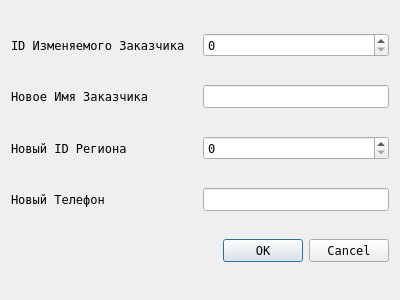
<?xml version="1.0" encoding="UTF-8"?>
<ui version="4.0">
 <class>Dialog</class>
 <widget class="QDialog" name="Dialog">
  <property name="geometry">
   <rect>
    <x>0</x>
    <y>0</y>
    <width>400</width>
    <height>300</height>
   </rect>
  </property>
  <property name="font">
   <font>
    <family>Fixedsys</family>
    <pointsize>9</pointsize>
    <italic>false</italic>
    <bold>false</bold>
   </font>
  </property>
  <property name="windowTitle">
   <string>Обновление Заказчика</string>
  </property>
  <property name="styleSheet">
   <string notr="true">font: 9pt &quot;Fixedsys&quot;;</string>
  </property>
  <layout class="QVBoxLayout" name="verticalLayout">
   <item>
    <layout class="QHBoxLayout" name="horizontalLayout_4">
     <item>
      <widget class="QLabel" name="label_4">
       <property name="text">
        <string>ID Изменяемого Заказчика</string>
       </property>
      </widget>
     </item>
     <item>
      <widget class="QSpinBox" name="spinBox_2"/>
     </item>
    </layout>
   </item>
   <item>
    <layout class="QHBoxLayout" name="horizontalLayout_3">
     <item>
      <widget class="QLabel" name="label">
       <property name="text">
        <string>Новое Имя Заказчика</string>
       </property>
      </widget>
     </item>
     <item>
      <widget class="QLineEdit" name="lineEdit_2">
       <property name="sizePolicy">
        <sizepolicy hsizetype="Minimum" vsizetype="Fixed">
         <horstretch>0</horstretch>
         <verstretch>0</verstretch>
        </sizepolicy>
       </property>
      </widget>
     </item>
    </layout>
   </item>
   <item>
    <layout class="QHBoxLayout" name="horizontalLayout">
     <item>
      <widget class="QLabel" name="label_2">
       <property name="text">
        <string>Новый ID Региона</string>
       </property>
      </widget>
     </item>
     <item>
      <widget class="QSpinBox" name="spinBox"/>
     </item>
    </layout>
   </item>
   <item>
    <layout class="QHBoxLayout" name="horizontalLayout_2">
     <item>
      <widget class="QLabel" name="label_3">
       <property name="text">
        <string>Новый Телефон</string>
       </property>
      </widget>
     </item>
     <item>
      <widget class="QLineEdit" name="lineEdit">
       <property name="sizePolicy">
        <sizepolicy hsizetype="Minimum" vsizetype="Fixed">
         <horstretch>0</horstretch>
         <verstretch>0</verstretch>
        </sizepolicy>
       </property>
       <property name="maxLength">
        <number>12</number>
       </property>
      </widget>
     </item>
    </layout>
   </item>
   <item>
    <widget class="QDialogButtonBox" name="buttonBox">
     <property name="orientation">
      <enum>Qt::Orientation::Horizontal</enum>
     </property>
     <property name="standardButtons">
      <set>QDialogButtonBox::StandardButton::Cancel|QDialogButtonBox::StandardButton::Ok</set>
     </property>
    </widget>
   </item>
  </layout>
 </widget>
 <resources/>
 <connections>
  <connection>
   <sender>buttonBox</sender>
   <signal>accepted()</signal>
   <receiver>Dialog</receiver>
   <slot>accept()</slot>
   <hints>
    <hint type="sourcelabel">
     <x>248</x>
     <y>254</y>
    </hint>
    <hint type="destinationlabel">
     <x>157</x>
     <y>274</y>
    </hint>
   </hints>
  </connection>
  <connection>
   <sender>buttonBox</sender>
   <signal>rejected()</signal>
   <receiver>Dialog</receiver>
   <slot>reject()</slot>
   <hints>
    <hint type="sourcelabel">
     <x>316</x>
     <y>260</y>
    </hint>
    <hint type="destinationlabel">
     <x>286</x>
     <y>274</y>
    </hint>
   </hints>
  </connection>
 </connections>
</ui>
